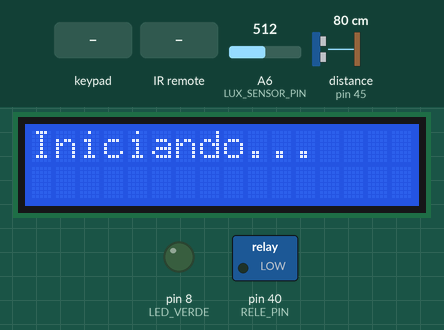
Simulated run of this sketch. Board: Arduino Mega 2560, built with avr-gcc and run on an emulated ATmega2560. Shown: 16×2 character LCD, switched loads named in the sketch (green lamp = pin HIGH), output pins drawn as LEDs (lit = HIGH). The inputs (shaded band) are chosen by the test bench; at power-on: A6 (LUX_SENSOR_PIN) = 512, distance to the obstacle (sensor on pin 45) 80 cm. The echo pulse lasts 58.3 µs per cm; the local clock reads 2024-03-15 10:24:30 at power-on unless the sketch sets it; what the sketch prints to the serial monitor is not drawn.

Above: at 0.1 s.
2.8 s: keypad keys 2 2 2 4 2 6 2 8 pressed 0.4 s apart
At 6.5 s:
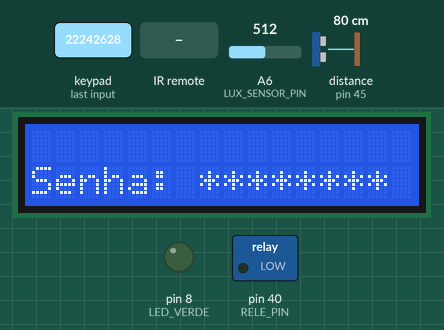
7.5 s: key '#' pressed
At 8.7 s:
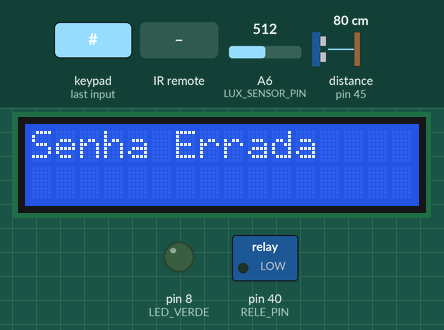
10.5 s: keypad keys 2 2 2 4 2 6 2 8 A pressed 0.4 s apart
At 15.0 s:
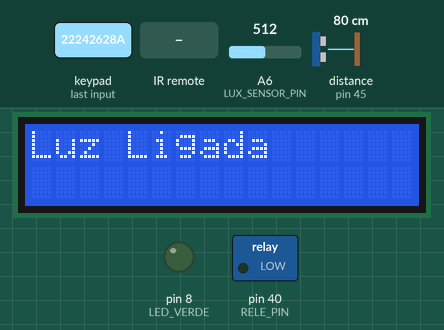
15.6 s: key 'B' pressed
At 16.2 s:
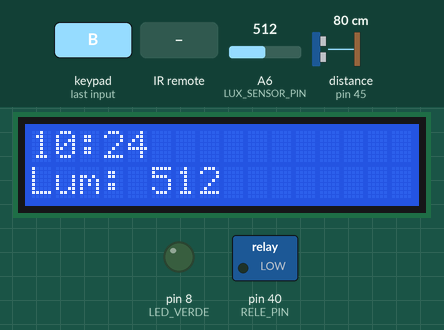
17.1 s: infrared code 0x45 received
At 18.3 s:
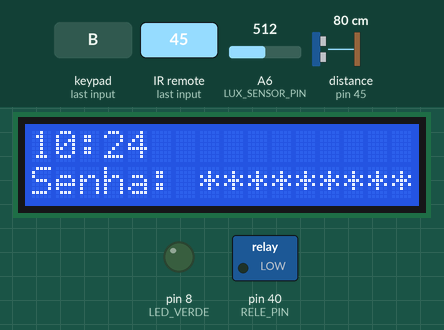
19.3 s: key 'C' pressed
At 20.2 s:
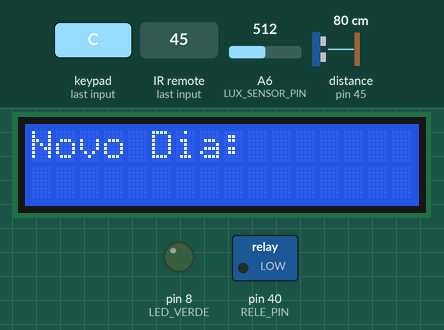
Timing chart, 0 to 21.8 s (numbered marks = the images above; inputs shaded):
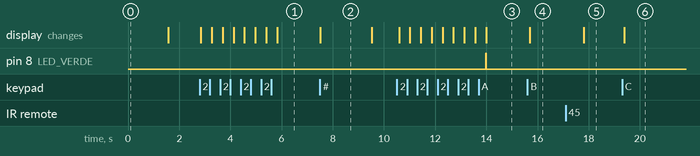

Measured:
- after the input at 2.8 s, the display: first changes after 0.05 s (image 1 shows a later state)
- after the input at 7.5 s, the display: changes at once (image 2)
- after the input at 10.5 s, pin 8 (LED_VERDE): LOW → HIGH after 3.5 s, → LOW 0.01 s later; the display: first changes after 0.09 s (image 3 shows a later state)
- after the input at 15.6 s, the display: changes after 0.09 s (image 4)
- after the input at 17.1 s, the display: changes after 0.70 s (image 5)
- after the input at 19.3 s, the display: changes after 0.09 s (image 6)
- what the display in image 2 shows lasts 2.0 s, from 7.5 s to 9.5 s

The sketch:

projeto-beta.ino
```cpp
#include <LiquidCrystal.h>
#include <Wire.h>
#include <RTClib.h>
#include <Keypad.h>
#include <NewPing.h>
#include <IRremote.hpp> // Biblioteca IRremote (versão 4.x)

// --- CONFIGURAÇÃO DO HARDWARE ---

// LCD
LiquidCrystal lcd(12, 11, 5, 4, 3, 2);

// LED
#define LED_VERDE 8

// RTC
RTC_DS3231 rtc;

// SENSOR IR (Controle Remoto)
#define IR_RECEIVE_PIN 51

// CÓDIGOS DO CONTROLE REMOTO (Padrão NEC Genérico)
#define IR_BTN_1     0x45
#define IR_BTN_2     0x46
#define IR_BTN_3     0x47
#define IR_BTN_4     0x44
#define IR_BTN_5     0x40
#define IR_BTN_6     0x43
#define IR_BTN_7     0x07
#define IR_BTN_8     0x15
#define IR_BTN_9     0x09
#define IR_BTN_0     0x19
#define IR_BTN_ASTERISCO 0x16
#define IR_BTN_HASHTAG   0x0D
#define IR_BTN_OK        0x1C
#define IR_BTN_UP        0x18
#define IR_BTN_LEFT      0x08
#define IR_BTN_RIGHT     0x5A
#define IR_BTN_DOWN      0x52

// LIMITE LUMINOSIDADE
const int LIMITE_LUX = 80;

// SENSOR DE LUMINOSIDADE NO PINO A6
#define LUX_SENSOR_PIN A6

// SENSOR HC-SR04
#define TRIGGER_PIN 39
#define ECHO_PIN 45
#define MAX_DISTANCE 200
NewPing sonar(TRIGGER_PIN, ECHO_PIN, MAX_DISTANCE);

// RELÉ
#define RELE_PIN 40

// --- VARIÁVEIS GLOBAIS ---
const String senhaCorreta = "4442";
String senhaDigitada = "";
bool sistemaAtivado = true;
bool lampadaLigada = false;

// Variáveis para alterar data/hora
int novoDia, novoMes, novoAno, novaHora, novoMinuto, novoSegundo;

// Configuração do teclado matricial (Numpad)
const byte LINHAS = 4;
const byte COLUNAS = 4;
char teclas[LINHAS][COLUNAS] = {
  {'1', '2', '3', 'A'},
  {'4', '5', '6', 'B'},
  {'7', '8', '9', 'C'},
  {'*', '0', '#', 'D'}
};
byte pinosLinhas[LINHAS] = {22, 24, 26, 28};
byte pinosColunas[COLUNAS] = {30, 32, 34, 36};
Keypad keypad = Keypad(makeKeymap(teclas), pinosLinhas, pinosColunas, LINHAS, COLUNAS);

// --- PROTÓTIPOS ---
char obterTecla();
void verificarSenha();
void acionarAlarme();   // Função de ligar
void desligarAlarme();  // Função de desligar
void exibirSenha();
void mudarDataHora();
int esperarNumero();

void setup() {
  Serial.begin(9600);

  // Inicialização do IR
  IrReceiver.begin(IR_RECEIVE_PIN, ENABLE_LED_FEEDBACK);
  Serial.println(F("Sistema Iniciado. Use o Controle Remoto."));

  if (!rtc.begin()) {
    Serial.println("RTC falhou!");
    while (1);
  }

  lcd.begin(16, 2);
  lcd.clear();
  lcd.print("Iniciando...");
  delay(1500);
  lcd.clear();

  pinMode(LED_VERDE, OUTPUT);
  pinMode(RELE_PIN, OUTPUT);
  digitalWrite(LED_VERDE, LOW);
  digitalWrite(RELE_PIN, LOW);

  // rtc.adjust(DateTime(2025, 11, 25, 19, 26, 0)); // Descomente se precisar ajustar hora
}

void loop() {
  char tecla = obterTecla();

  if (tecla) {
    Serial.print("Comando: "); Serial.println(tecla);

    // --- COMANDOS DO CONTROLE REMOTO ---
    if (tecla == 'O') { // Comando "O" de ON (Botão OK)
      acionarAlarme();
    }
    else if (tecla == 'F') { // Comando "F" de OFF (AGORA NA SETA DIREITA)
      desligarAlarme();
    }
    // --- COMANDOS DO TECLADO / GERAIS ---
    else if (tecla == '#') {
      verificarSenha();
    } else if (tecla == '*') {
      // * do Teclado Físico limpa a senha
      senhaDigitada = "";
      lcd.clear();
      lcd.print("Senha Limpa");
      delay(1000);
      lcd.clear();
      lcd.print("Digite a senha");
    } else if (tecla == 'D') {
      lcd.clear();
      lcd.print("Digite a senha");
      senhaDigitada = "";
    } else if (tecla == 'A') {
      lampadaLigada = !lampadaLigada;
      digitalWrite(LED_VERDE, lampadaLigada ? HIGH : LOW);
      lcd.clear();
      lcd.print(lampadaLigada ? "Luz Ligada" : "Luz Desligada");
    } else if (tecla == 'B') {
      // Exibe info
      lcd.clear();
      if (senhaDigitada == senhaCorreta) {
        lcd.print("Senha: "); lcd.print(senhaDigitada);
      } else {
        DateTime now = rtc.now();
        lcd.print(now.hour()); lcd.print(':'); lcd.print(now.minute());
        lcd.setCursor(0, 1); lcd.print("Lum: "); lcd.print(analogRead(LUX_SENSOR_PIN));
      }
      delay(2000);
    } else if (tecla == 'C') {
      mudarDataHora();
    } else {
      // Se for número, adiciona à senha
      if (isDigit(tecla)) {
        senhaDigitada += tecla;
        exibirSenha();
      }
    }
  }

  // --- LÓGICA DE SENSORES (SÓ FUNCIONA SE ATIVADO) ---
  if (sistemaAtivado) {
    int luxValue = analogRead(LUX_SENSOR_PIN);
    unsigned int distancia = sonar.ping_cm();

    if (distancia > 0 && distancia < 10) {
      digitalWrite(RELE_PIN, HIGH);
    } else {
      digitalWrite(RELE_PIN, LOW);
    }

    if (luxValue < LIMITE_LUX) {
      digitalWrite(LED_VERDE, HIGH);
    } else {
      digitalWrite(LED_VERDE, LOW);
    }
  } else {
    // Garante que tudo desliga se o sistema estiver desativado
    digitalWrite(RELE_PIN, LOW);
  }

  delay(100);
}

// --- FUNÇÃO CENTRAL DE ENTRADA (ALTERADA) ---
char obterTecla() {
  // 1. Teclado Físico (Prioridade)
  char key = keypad.getKey();
  if (key) return key;

  // 2. Controle Remoto
  if (IrReceiver.decode()) {
    uint16_t command = IrReceiver.decodedIRData.command;
    char irKey = 0;

    switch (command) {
      // --- MAPEAMENTO DE COMANDOS ---
      case IR_BTN_OK:        irKey = 'O'; break; // OK -> Liga Alarme (On)

      // ALTERAÇÃO AQUI:
      case IR_BTN_RIGHT:     irKey = 'F'; break; // Seta Direita -> Desliga Alarme (Off)

      case IR_BTN_ASTERISCO: irKey = 'C'; break; // Asterisco -> Mudar Data/Hora (troca com a seta)

      // Mapeamento Numérico e Navegação restante
      case IR_BTN_1: irKey = '1'; break;
      case IR_BTN_2: irKey = '2'; break;
      case IR_BTN_3: irKey = '3'; break;
      case IR_BTN_4: irKey = '4'; break;
      case IR_BTN_5: irKey = '5'; break;
      case IR_BTN_6: irKey = '6'; break;
      case IR_BTN_7: irKey = '7'; break;
      case IR_BTN_8: irKey = '8'; break;
      case IR_BTN_9: irKey = '9'; break;
      case IR_BTN_0: irKey = '0'; break;
      case IR_BTN_HASHTAG:   irKey = '#'; break;
      case IR_BTN_UP:        irKey = 'A'; break;
      case IR_BTN_LEFT:      irKey = 'B'; break;
      // case IR_BTN_DOWN:   irKey = 'D'; break; // Pode mapear se quiser
      default: break;
    }
    IrReceiver.resume();
    return irKey;
  }
  return 0;
}

// --- FUNÇÕES DE CONTROLE DO ALARME ---

void acionarAlarme() {
  sistemaAtivado = true;
  lcd.clear();
  lcd.print("ALARME ATIVADO");
  lcd.setCursor(0, 1);
  lcd.print("Via Controle");
  Serial.println("ALARME LIGADO via Controle");
  delay(2000);
  lcd.clear();
}

void desligarAlarme() {
  sistemaAtivado = false;
  lcd.clear();
  lcd.print("ALARME DESLIGADO");
  lcd.setCursor(0, 1);
  lcd.print("Via Controle");
  Serial.println("ALARME DESLIGADO via Controle");

  // Desliga atuadores imediatamente por segurança
  digitalWrite(RELE_PIN, LOW);

  delay(2000);
  lcd.clear();
}

void verificarSenha() {
  if (senhaDigitada == senhaCorreta) {
    sistemaAtivado = !sistemaAtivado; // Inverte o estado

    lcd.clear();
    if (sistemaAtivado) {
      lcd.print("Sistema Ligado");
    } else {
      lcd.print("Sistema Desligado");
      digitalWrite(RELE_PIN, LOW);
    }
    delay(2000);
  } else {
    lcd.clear();
    lcd.print("Senha Errada");
    delay(2000);
  }
  senhaDigitada = "";
  lcd.clear();
  lcd.print("Digite a senha");
}

void exibirSenha() {
  lcd.setCursor(0, 1);
  lcd.print("Senha: ");
  for (unsigned int i = 0; i < senhaDigitada.length(); i++) {
    lcd.print('*');
  }
}

void mudarDataHora() {
  lcd.clear(); lcd.print("Novo Dia:"); novoDia = esperarNumero();
  lcd.clear(); lcd.print("Novo Mes:"); novoMes = esperarNumero();
  lcd.clear(); lcd.print("Novo Ano:"); novoAno = esperarNumero();
  lcd.clear(); lcd.print("Nova Hora:"); novaHora = esperarNumero();
  lcd.clear(); lcd.print("Novo Min:"); novoMinuto = esperarNumero();

  rtc.adjust(DateTime(novoAno, novoMes, novoDia, novaHora, novoMinuto, 0));
  lcd.clear();
  lcd.print("Hora Ajustada!");
  delay(1500);
}

int esperarNumero() {
  String num = "";
  char tecla;
  while (true) {
    tecla = obterTecla();
    if (tecla) {
      if (tecla == '#' || tecla == 'O') {
        return num.toInt();
      } else if (isDigit(tecla)) {
        num += tecla;
        lcd.setCursor(0, 1);
        lcd.print(num);
      }
    }
    delay(50);
  }
}
```
